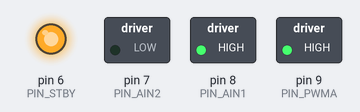
Simulated run of this sketch. Board: Arduino Uno, built with avr-gcc and run on an emulated ATmega328P. On the bench: switched loads named in the sketch (green lamp = pin HIGH), output pins drawn as LEDs (lit = HIGH).

Above: at 1.0 s.
At 2.5 s:
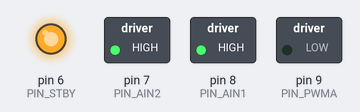
Timing chart, 0 to 3.5 s (numbered marks = the images above):
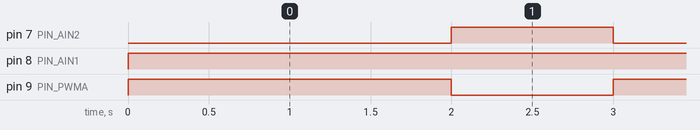

Measured:
- by itself, pin 7 (PIN_AIN2): alternates HIGH for 1.0 s and LOW for 2.0 s
- by itself, pin 8 (PIN_AIN1): LOW → HIGH at 0.00 s
- by itself, pin 9 (PIN_PWMA): alternates HIGH for 2.0 s and LOW for 1.0 s

The sketch:

tb6612_arduino.ino
```cpp
// Definição dos pinos (TB6612 + Arduino)
const int PIN_PWMA = 9;   // Pino PWM
const int PIN_AIN1 = 8;   // Direção
const int PIN_AIN2 = 7;   // Direção
const int PIN_STBY = 6;   // Standby

void setup() {
  pinMode(PIN_AIN1, OUTPUT);
  pinMode(PIN_AIN2, OUTPUT);
  pinMode(PIN_STBY, OUTPUT);

  digitalWrite(PIN_STBY, HIGH); // Habilita o driver
}

void loop() {
  moverFrente(255); // Velocidade máxima
  delay(2000);
  frear();
  delay(1000);
}

void moverFrente(int velocidade) {
  digitalWrite(PIN_AIN1, HIGH);
  digitalWrite(PIN_AIN2, LOW);
  analogWrite(PIN_PWMA, velocidade); // 0--255
}

void frear() {
  digitalWrite(PIN_AIN1, HIGH);
  digitalWrite(PIN_AIN2, HIGH); // Freio eletrônico
  analogWrite(PIN_PWMA, 0);
}
```
